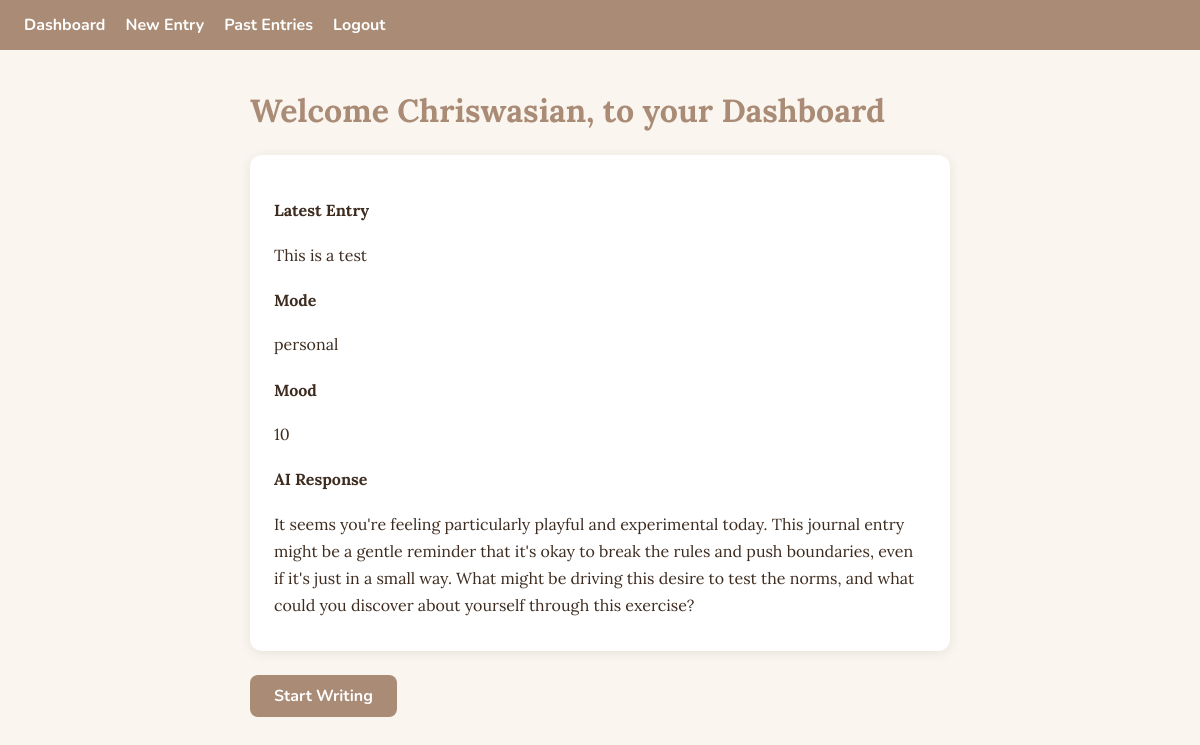
Page /dashboard (signed in) on the earlier database version.
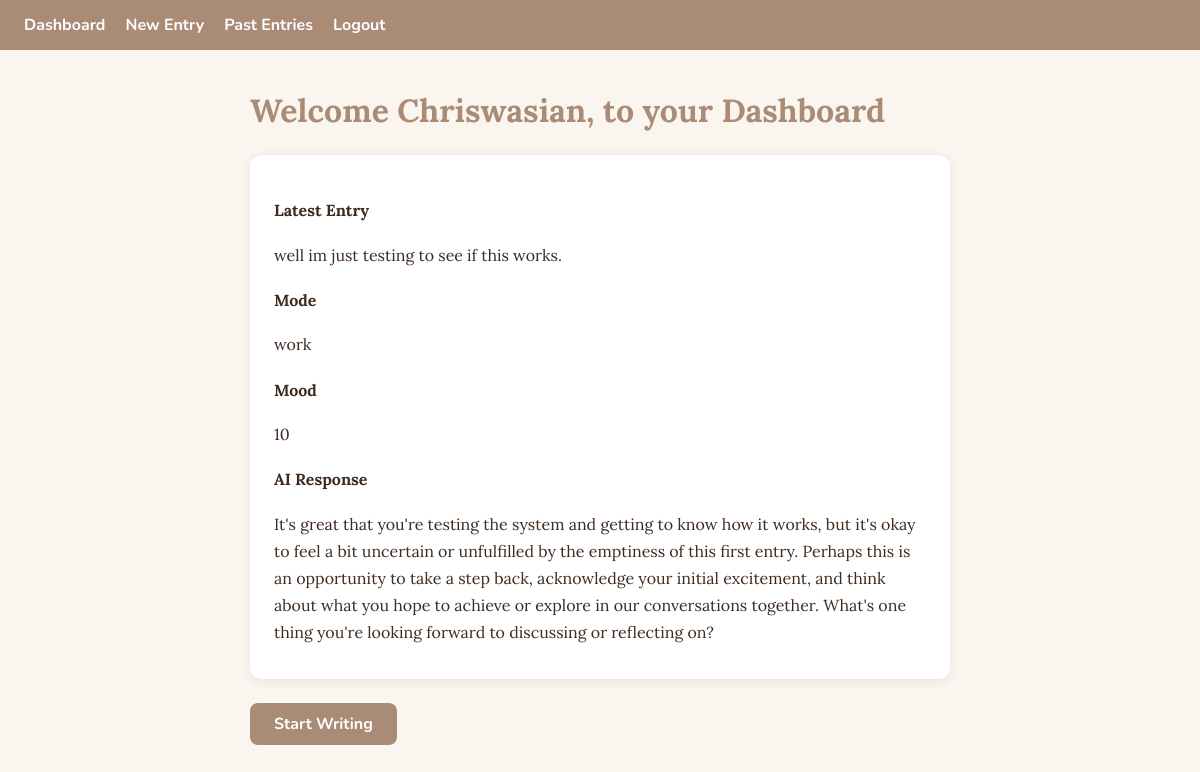
Same page on the later database version.
### app.py (models this page shows)
class User(db.Model, UserMixin):
                id = db.Column(db.Integer, primary_key=True)
                username = db.Column(db.String(80), unique=True, nullable=False)
                email = db.Column(db.String(120), unique=True, nullable=False)
                password = db.Column(db.String(200), nullable=False)
                entries = db.relationship('Entry', backref='owner', lazy=True)

class Entry(db.Model):
                id = db.Column(db.Integer, primary_key=True)
                content = db.Column(db.Text, nullable=False)
                tags = db.Column(db.Text, nullable=True , default="")
                mode = db.Column(db.String(10), default="Personal")
                ai = db.Column(db.Text, nullable=True)
                mood = db.Column(db.Integer, nullable=True)
                created_at = db.Column(db.DateTime, default=datetime.utcnow)
                user_id = db.Column(db.Integer, db.ForeignKey('user.id'), nullable=False)

### app.py (the view)
@app.route('/dashboard')
@login_required
def dashboard():
    entries = Entry.query.filter_by(user_id=current_user.id).order_by(Entry.created_at.desc()).first()
    return render_template('dashboard.html', latest_entry=entries)

### app.py (called while the page is built)
@login_manager.user_loader
def load_user(user_id):
    return User.query.get(int(user_id))

### templates/dashboard.html (shortened to what this page needs)
{% extends 'base.html' %}
{% block content %}
<h1>Welcome {{ current_user.username }}, to your Dashboard</h1>
{% if latest_entry %}
<div class="entry-card">
    <h4>Latest Entry</h4>
    <p>{{ latest_entry.content }}</p>
    <h4>Mode</h4>
    <p>{{ latest_entry.mode }}</p>
    <h4>Mood</h4>
    <p>{{ latest_entry.mood }}</p>
    <h4>AI Response</h4>
    <p>{{ latest_entry.ai }}</p>
</div>
{% else %}
<p>No entries yet!</p>
{% endif %}
<p><a href="{{ url_for('new_entry') }}" class="btn">Start Writing</a> </p>
{% endblock%}

### templates/base.html (shortened to what this page needs)
<!DOCTYPE html>
<html lang="en">
<head>
    <link rel="stylesheet" href="{{ url_for('static', filename='style.css') }}">
</head>
<body>
    <nav>
        {% if current_user.is_authenticated %}
        <a href="{{ url_for('dashboard') }}">Dashboard</a>
        <a href="{{ url_for('new_entry') }}">New Entry</a>
        <a href="{{ url_for('entries') }}">Past Entries</a>
        <a href="{{ url_for('logout') }}">Logout</a>
        {% else %}
        <a href="{{ url_for('register') }}">Register</a>
        <a href="{{ url_for('login') }}">Login</a>
        {% endif %}
    </nav>
    <main>{% block content %}{% endblock %}</main>
</body>
</html>

### static/style.css (style rules this page uses)
:root { --brown-dark: #A98B76; --brown-mid: #BFA28C; --cream: #F3E4C9; --sage: #BABF94; --text: #3d2b1f; --bg: #faf6ef; --white: #ffffff; }
body { background-color: var(--bg); color: var(--text); font-family: 'Lora', serif; margin: 0; padding: 0; }
nav { background-color: var(--brown-dark); padding: 14px 24px; display: flex; gap: 20px; }
nav a { color: var(--white); text-decoration: none; font-family: 'Nunito', sans-serif; font-weight: 700; }
main { max-width: 700px; margin: 40px auto; padding: 0 20px; }
h1, h2 { font-family: 'Lora', serif; color: var(--brown-dark); }
.entry-card { background-color: var(--white); border-radius: 12px; padding: 24px; box-shadow: 0 2px 12px rgba(0, 0, 0, 0.08); margin: 24px 0; }
.entry-card p { margin: 8px 0; line-height: 1.7; }
.btn { display: inline-block; background-color: var(--brown-dark); color: var(--white); padding: 10px 24px; border-radius: 8px; text-decoration: none; font-family: 'Nunito', sans-serif; font-weight: 700; }

Differences in the rows shown:
no longer on this page (row unchanged): Entry: content "This is a test", mode "personal", mood "10", ai "It seems you're feeling particularly playful and experimental today. This journal entry might be a gentle reminder that it's okay to break the rules and push boundaries, even if it's just in a small way. What might be driving this desire to test the norms, and what could you discover about yourself through this exercise?"
added Entry: content "well im just testing to see if this works.", mode "work", mood "10", ai "It's great that you're testing the system and getting to know how it works, but it's okay to feel a bit uncertain or unfulfilled by the emptiness of this first entry. Perhaps this is an opportunity to take a step back, acknowledge your initial excitement, and think about what you hope to achieve or explore in our conversations together. What's one thing you're looking forward to discussing or reflecting on?"
